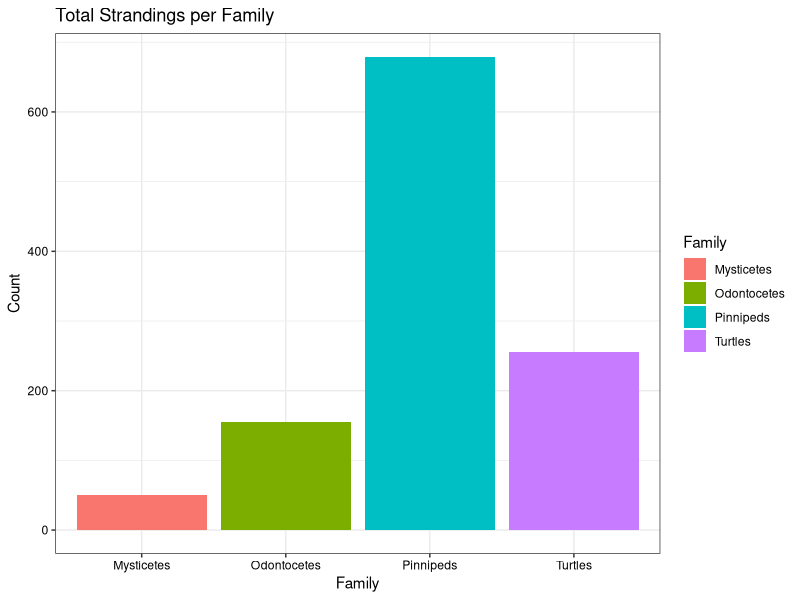
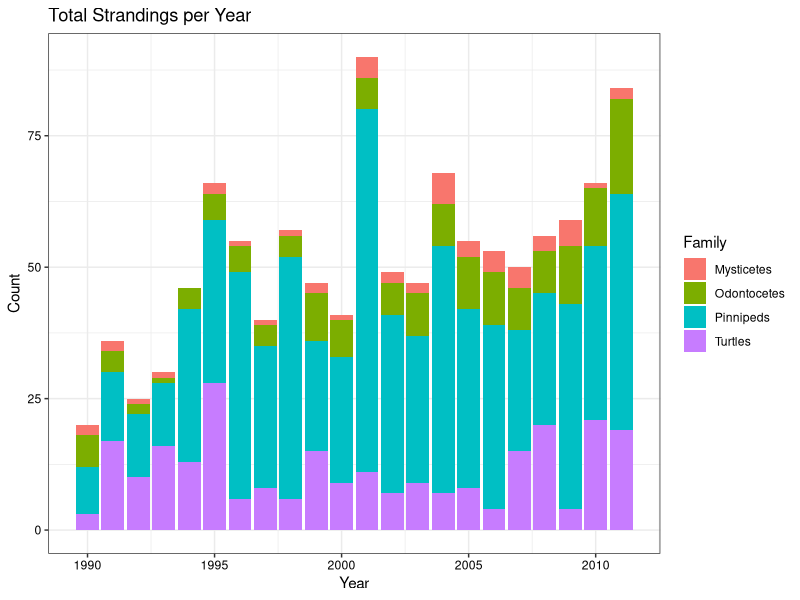

Source code (R) for these figures, in order: (Note: this script raises an error after producing the figures.)
## ---- chunk 1
library(dplyr)
library(ggplot2)
library(tidyverse)

getwd()

mytheme <- theme_bw() +
  theme(axis.text = element_text(color = "black"), 
        legend.position = "right")
theme_set(mytheme)
## ---- chunk 2
Stranding_Data <- read.csv("../Data/Processed/strandings_final.csv", stringsAsFactors = TRUE)

Stranding_Data <- Stranding_Data %>%
  select(Family:longitude)
## ---- chunk 3
class(Stranding_Data)

str(Stranding_Data)

colnames(Stranding_Data)

dim(Stranding_Data)

length(Stranding_Data)
## ---- chunk 4
head(Stranding_Data)

tail(Stranding_Data)
## ---- chunk 5
summary(Stranding_Data)
## ---- chunk 6
ggplot(Stranding_Data) +
  geom_bar(aes(x = Family, fill = Family)) +
  ylab("Count") +
  labs(title = "Total Strandings per Family")

ggplot(Stranding_Data) +
  geom_bar(aes(x = Year, fill = Family)) +
  ylab("Count") +
  labs(title = "Total Strandings per Year")
## ---- chunk 7
# this code creates a new data frame of the year and number of strandings that year
Annual_Strandings_Sum <- Stranding_Data %>%
  group_by(Year) %>%
  summarise(Sum = n())

# now try to add columns to that data frame of the breakdown of the totals of each group
Annual_Strandings_Turtles <- Stranding_Data %>%
  filter(Family == "Turtles") %>%
  group_by(Year) %>%
  summarise(Turtles_Total = n())

Annual_Strandings_Pinniped <- Stranding_Data %>%
  filter(Family == "Pinnipeds") %>%
  group_by(Year) %>%
  summarise(Pinnipeds_Total = n())

# needed to add a row for 1994
Annual_Strandings_Mysticetes <- Stranding_Data %>%
  filter(Family == "Mysticetes") %>%
  group_by(Year) %>%
  summarise(Mysticetes_Total = n()) %>%
  add_row(Year = 1994, Mysticetes_Total=0) %>%
  arrange(Year)

Annual_Strandings_Odontocetes <- Stranding_Data %>%
  filter(Family == "Odontocetes") %>%
  group_by(Year) %>%
  summarise(Odontocetes_Total = n())

Annual_Strandings_Totals <- cbind(Annual_Strandings_Sum, Annual_Strandings_Turtles[,2], Annual_Strandings_Pinniped[,2], Annual_Strandings_Mysticetes[,2], Annual_Strandings_Odontocetes[,2])

write.csv(Annual_Strandings_Totals, row.names = TRUE, file = "../Data/Processed/annual_strandings_totals.csv")
## ---- chunk 8
Strandings_sf <- Stranding_Data %>%
  st_as_sf(coords = c("longitude", "latitude"), crs = 4326)

mapview(Strandings_sf, zcol = "Family")
